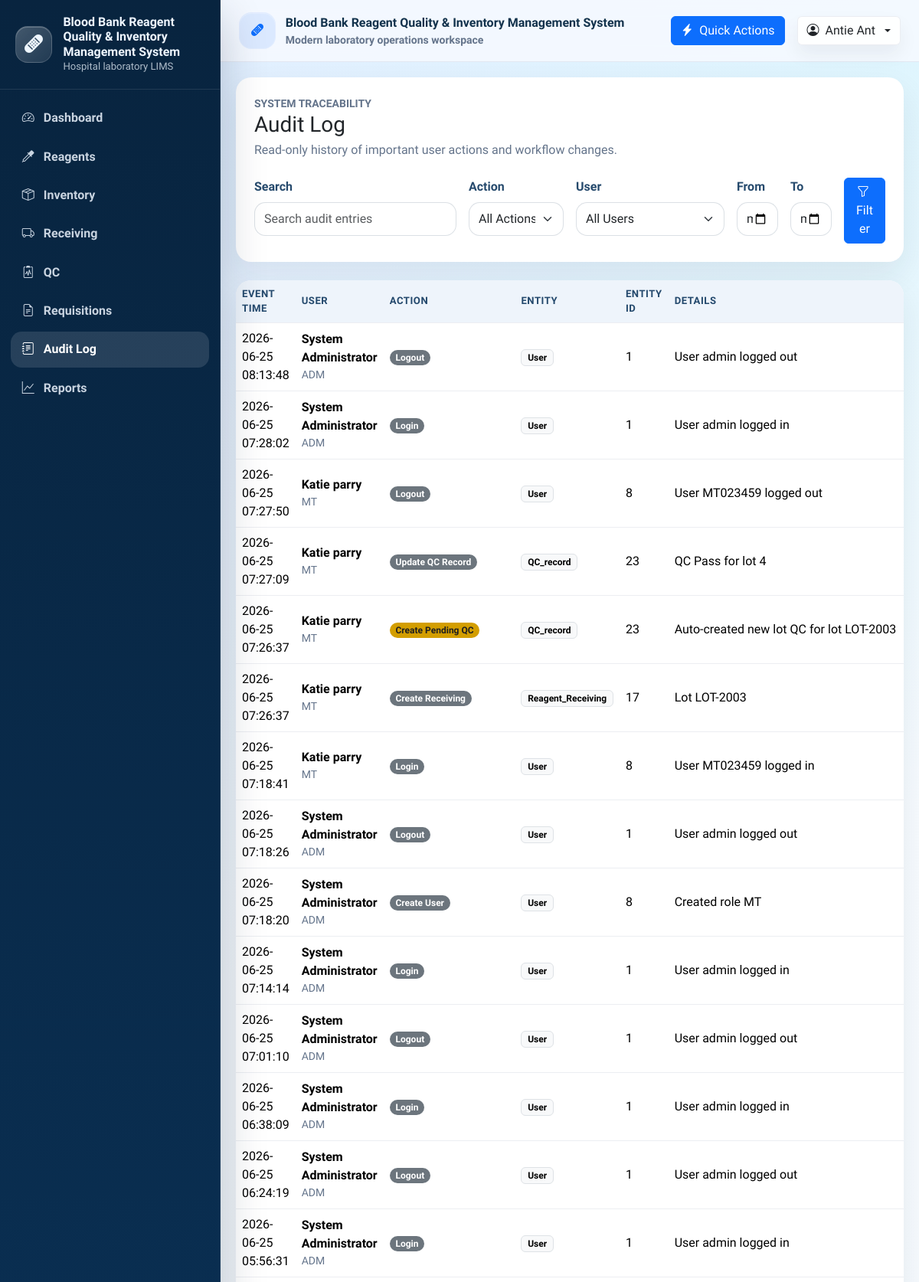
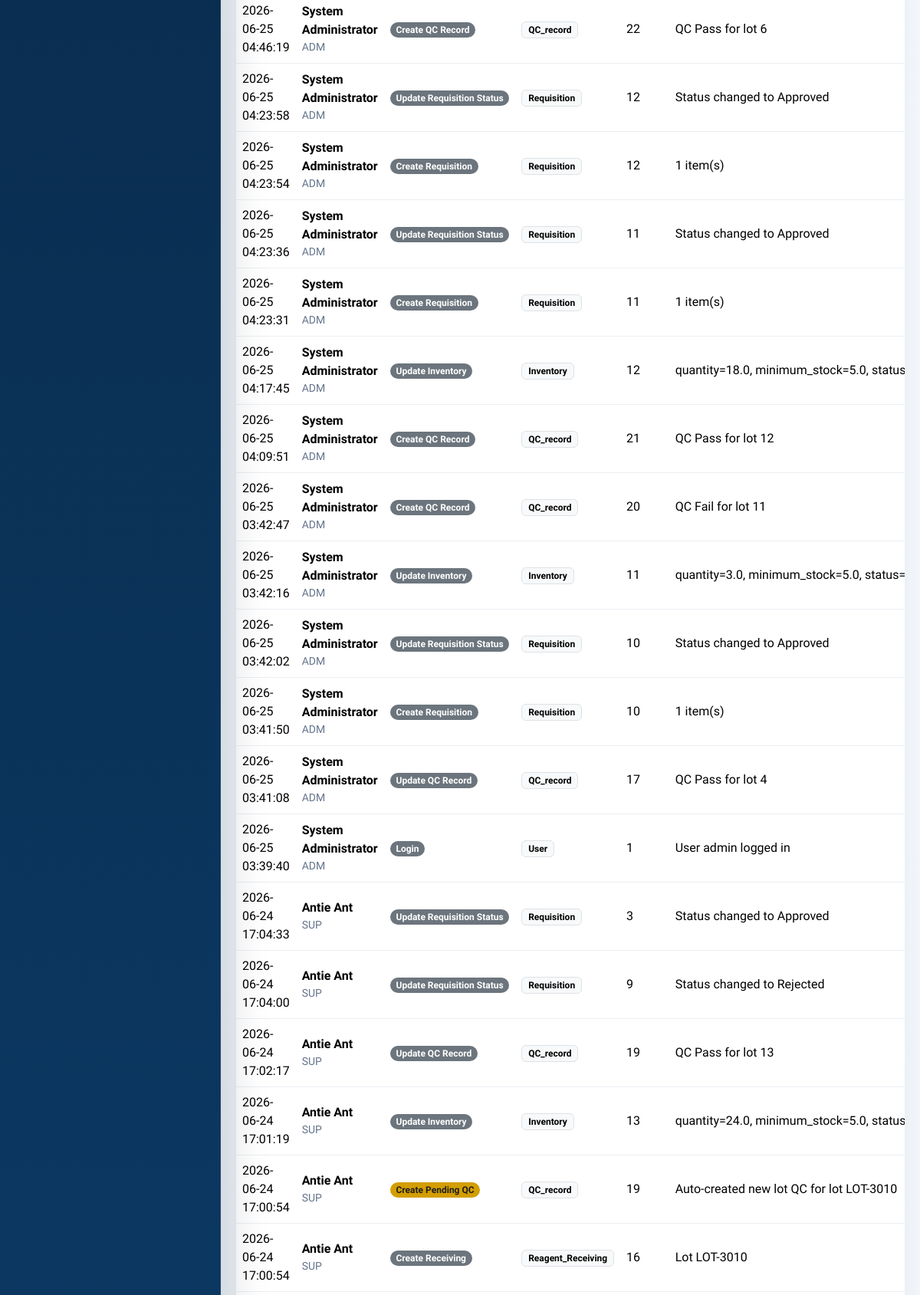
Screenshot of /audit-log (signed in, upper part) with the database file from the repository (2 pictures, top to bottom).
### tables this page shows
CREATE TABLE User (
    user_id INTEGER PRIMARY KEY AUTOINCREMENT,
    username TEXT NOT NULL UNIQUE,
    password_hash TEXT NOT NULL,
    full_name TEXT NOT NULL,
    email TEXT UNIQUE,
    role TEXT NOT NULL DEFAULT 'staff',
    is_active INTEGER NOT NULL DEFAULT 1 CHECK (is_active IN (0, 1)),
    created_at TEXT NOT NULL DEFAULT CURRENT_TIMESTAMP,
    updated_at TEXT
);

CREATE TABLE Audit_Log (
    audit_log_id INTEGER PRIMARY KEY AUTOINCREMENT,
    event_time TEXT NOT NULL DEFAULT CURRENT_TIMESTAMP,
    user_id INTEGER,
    action TEXT NOT NULL,
    entity_type TEXT NOT NULL,
    entity_id TEXT,
    details TEXT,
    before_data TEXT,
    after_data TEXT,
    ip_address TEXT,
    created_at TEXT NOT NULL DEFAULT CURRENT_TIMESTAMP,
    FOREIGN KEY (user_id) REFERENCES User(user_id)
        ON UPDATE CASCADE
        ON DELETE SET NULL
);

### controller.py (the view)
    @app.route("/audit-log")
    @login_required
    @role_required("SUP", "ADM")
    def audit_log():
        return view.render_audit_log_list(
            audit_logs=model.list_audit_logs(
                search_term=request.args.get("q", "").strip(),
                action_filter=request.args.get("action", "").strip(),
                user_filter=request.args.get("user", "").strip(),
                date_from=request.args.get("from", "").strip(),
                date_to=request.args.get("to", "").strip(),
            ),
            search_term=request.args.get("q", "").strip(),
            selected_action=request.args.get("action", "").strip(),
            selected_user=request.args.get("user", "").strip(),
            selected_from=request.args.get("from", "").strip(),
            selected_to=request.args.get("to", "").strip(),
            action_choices=model.audit_log_action_choices(),
            user_choices=model.audit_log_user_choices(),
        )

### model.py (called while the page is built)
def get_db_connection():
    connection = sqlite3.connect(DATABASE_PATH)
    connection.row_factory = sqlite3.Row
    return connection

def get_logged_in_user(user_id):
    with get_db_connection() as connection:
        return connection.execute(
            "SELECT user_id, username, full_name, role FROM User WHERE user_id = ?",
            (user_id,),
        ).fetchone()

def normalize_role(role):
    value = (role or "MT").strip().upper()
    if value in {"MT", "SUP", "ADM"}:
        return value
    if value in {"STAFF", "ADMIN"}:
        return "ADM" if value == "ADMIN" else "MT"
    return "MT"

def audit_log_action_choices():
    with get_db_connection() as connection:
        rows = connection.execute(
            """
            SELECT DISTINCT action
            FROM Audit_Log
            WHERE action IS NOT NULL AND TRIM(action) <> ''
            ORDER BY action ASC
            """
        ).fetchall()
    return [(row["action"], row["action"]) for row in rows]

def audit_log_user_choices():
    with get_db_connection() as connection:
        rows = connection.execute(
            """
            SELECT DISTINCT u.user_id, COALESCE(u.full_name, u.username) AS display_name, u.username
            FROM Audit_Log AS a
            LEFT JOIN User AS u ON u.user_id = a.user_id
            WHERE a.user_id IS NOT NULL
            ORDER BY display_name ASC, u.username ASC
            """
        ).fetchall()
    return [(row["user_id"], f"{row['display_name']} ({row['username']})") for row in rows]

### view.py (called while the page is built)
def render_audit_log_list(**context):
    return render_template("audit_log/list.html", **context)

### templates/audit_log/list.html (shortened to what this page needs)
{% extends "base.html" %}
{% import "_macros.html" as ui %}
{% block content %}
<div class="row">
  <div class="col-12">
    <div class="card border-0 mb-4">
      <div class="card-body p-4">
        <div class="d-flex flex-column flex-lg-row justify-content-between align-items-lg-center gap-3">
          <div>
            <div class="small text-uppercase text-muted fw-semibold">System traceability</div>
            <h1 class="h3 mb-1">Audit Log</h1>
            <p class="text-muted mb-0">Read-only history of important user actions and workflow changes.</p>
          </div>
        </div>
        <form class="row g-3 mt-2" method="get">
          <div class="col-12 col-lg-4">
            <label class="form-label fw-semibold" for="q">Search</label>
            <input class="form-control" type="search" name="q" id="q" value="{{ search_term }}" placeholder="Search audit entries">
          </div>
          <div class="col-12 col-md-6 col-lg-2">
            <label class="form-label fw-semibold" for="action">Action</label>
            <select class="form-select" name="action" id="action">
              <option value="">All Actions</option>
            </select>
          </div>
          <div class="col-12 col-md-6 col-lg-3">
            <label class="form-label fw-semibold" for="user">User</label>
            <select class="form-select" name="user" id="user">
              <option value="">All Users</option>
            </select>
          </div>
          <div class="col-6 col-md-3 col-lg-1">
            <label class="form-label fw-semibold" for="from">From</label>
            <input class="form-control" type="date" name="from" id="from" value="{{ selected_from }}">
          </div>
          <div class="col-6 col-md-3 col-lg-1">
            <label class="form-label fw-semibold" for="to">To</label>
            <input class="form-control" type="date" name="to" id="to" value="{{ selected_to }}">
          </div>
          <div class="col-12 col-lg-1 d-flex align-items-end">
            <button class="btn btn-primary w-100" type="submit"><i class="bi bi-funnel me-1"></i>Filter</button>
          </div>
        </form>
      </div>
    </div>
    <div class="card border-0">
      <div class="card-body p-0">
        <div class="table-responsive">
          <table id="auditLogTable" class="table table-hover align-middle mb-0">
            <thead class="table-light">
              <tr>
                <th>Event Time</th>
                <th>User</th>
                <th>Action</th>
                <th>Entity</th>
                <th>Entity ID</th>
                <th>Details</th>
              </tr>
            </thead>
            <tbody>
              {% for log in audit_logs %}
                <tr>
                  <td>{{ log.event_time }}</td>
                  <td>
                    <div class="fw-semibold">{{ log.user_name or log.user_username or 'System' }}</div>
                    <div class="small text-muted text-uppercase">{{ log.user_role or 'system' }}</div>
                  </td>
                  <td>{{ ui.status_badge(log.action) }}</td>
                  <td><span class="badge text-bg-light border">{{ log.entity_type }}</span></td>
                  <td>{{ log.entity_id or '-' }}</td>
                  <td class="text-truncate" style="max-width: 360px;">{{ log.details or '-' }}</td>
                </tr>
              {% else %}
                <tr>
                  <td colspan="7" class="text-center text-muted py-4">No audit entries found.</td>
                </tr>
              {% endfor %}
            </tbody>
          </table>
        </div>
      </div>
    </div>
  </div>
</div>
{% endblock %}

### templates/base.html (shortened to what this page needs)
<!doctype html>
<html lang="en">
<head>
  <link href="https://cdn.jsdelivr.net/npm/bootstrap@5.3.3/dist/css/bootstrap.min.css" rel="stylesheet">
  <link href="https://cdn.jsdelivr.net/npm/bootstrap-icons@1.11.3/font/bootstrap-icons.min.css" rel="stylesheet">
  <link href="https://cdn.datatables.net/1.13.8/css/dataTables.bootstrap5.min.css" rel="stylesheet">
  <link href="https://cdn.datatables.net/buttons/2.4.2/css/buttons.bootstrap5.min.css" rel="stylesheet">
  <link href="{{ url_for('static', filename='css/app.css') }}" rel="stylesheet">
</head>
<body class="app-shell">
  {% include "navbar.html" %}
  <div class="app-main">
    <header class="topbar">
      <div class="topbar-inner container-fluid py-3 px-3 px-lg-4 d-flex align-items-center justify-content-between gap-3">
        <div class="d-flex align-items-center gap-3 min-w-0">
          <div class="topbar-title min-w-0">
            <div class="brand-mark bg-soft-primary">
              <i class="bi bi-bandaid-fill"></i>
            </div>
            <div class="min-w-0">
              <div class="text-truncate">Blood Bank Reagent Quality & Inventory Management System</div>
              <div class="small text-muted">Modern laboratory operations workspace</div>
            </div>
          </div>
        </div>
        <div class="d-flex align-items-center gap-2 gap-lg-3">
          {% if g.user %}
            <button class="btn btn-primary d-none d-md-inline-flex align-items-center gap-2" data-bs-toggle="modal" data-bs-target="#quickActionsModal">
              <i class="bi bi-lightning-charge-fill"></i>
              Quick Actions
            </button>
            <div class="dropdown">
              <button class="btn user-chip dropdown-toggle d-flex align-items-center gap-2" data-bs-toggle="dropdown" aria-expanded="false">
                <i class="bi bi-person-circle"></i>
                <span class="d-none d-md-inline">{{ g.user.full_name or g.user.username }}</span>
              </button>
            </div>
          {% else %}
            <a class="btn btn-outline-primary" href="{{ url_for('login') }}">
              <i class="bi bi-box-arrow-in-right me-1"></i>Login
            </a>
          {% endif %}
        </div>
      </div>
    </header>
    <main class="content">
      {% block content %}{% endblock %}
    </main>
  </div>
  <div class="toast-container position-fixed top-0 end-0 p-3">
  </div>
</body>
</html>

### templates/_macros.html (shortened to what this page needs)
{% macro status_badge(text) -%}
{% set value = (text or "")|trim|lower %}
{% if not value %}
  {% set badge = "status-neutral" %}
{% elif "pass" in value or "active" in value or "available" in value or "approved" in value or "completed" in value or "fulfilled" in value or "success" in value %}
  {% set badge = "status-success" %}
{% elif "pending" in value or "near expiry" in value or "draft" in value or "submitted" in value or "warning" in value %}
  {% set badge = "status-warning" %}
{% elif "low stock" in value or value == "low" or "near" in value or "expiring" in value %}
  {% set badge = "status-low" %}
{% elif "fail" in value or "expired" in value or "rejected" in value or "inactive" in value %}
  {% set badge = "status-danger" %}
{% else %}
  {% set badge = "status-neutral" %}
{% endif %}
<span class="badge rounded-pill {{ badge }}">{{ text }}</span>
{%- endmacro %}

### static/css/app.css (style rules this page uses)
:root { --app-sidebar-width: 18rem; --app-bg: #f4f8fc; --app-surface: rgba(255, 255, 255, 0.92); --app-border: rgba(148, 163, 184, 0.18); --app-primary: #0d6efd; --app-primary-deep: #0b4fb3; --app-muted: #64748b; --app-success: #198754; --app-warning: #f0ad4e; --app-danger: #dc3545; --app-low: #fd7e14; --app-neutral: #6c757d; }
html, body { min-height: 100%; }
body { background: radial-gradient(circle at top left, rgba(13, 110, 253, 0.10), transparent 30%), radial-gradient(circle at top right, rgba(13, 202, 240, 0.10), transparent 24%), linear-gradient(180deg, #f7fbff 0%, var(--app-bg) 100%); color: #18324b; font-family: "Source Sans 3", "Segoe UI", "Helvetica Neue", sans-serif; }
.app-shell { min-height: 100vh; }
.brand-mark { width: 3rem; height: 3rem; border-radius: 1rem; display: grid; place-items: center; background: linear-gradient(135deg, rgba(255, 255, 255, 0.24), rgba(255, 255, 255, 0.10)); border: 1px solid rgba(255, 255, 255, 0.14); box-shadow: inset 0 1px 0 rgba(255, 255, 255, 0.24); flex: 0 0 auto; }
.app-main { min-height: 100vh; }
@media (min-width: 992px) { .app-main { margin-left: var(--app-sidebar-width); } }
.topbar { position: sticky; top: 0; z-index: 1020; backdrop-filter: blur(14px); background: rgba(247, 250, 255, 0.84); border-bottom: 1px solid var(--app-border); }
.topbar-inner { min-height: 4.75rem; }
.topbar-title { display: flex; align-items: center; gap: 0.8rem; font-weight: 800; color: #12324c; }
.topbar-badge, .user-chip { border: 1px solid var(--app-border); background: rgba(255, 255, 255, 0.86); box-shadow: 0 12px 24px rgba(16, 24, 40, 0.06); }
.content { padding: 1.25rem; }
.card, .table, .modal-content, .offcanvas { border-color: var(--app-border); }
.card { box-shadow: 0 18px 40px rgba(20, 32, 52, 0.08); border-radius: 1.25rem; overflow: hidden; }
.bg-soft-primary { background: rgba(13, 110, 253, 0.10); color: var(--app-primary); }
.status-warning { background: #d39e00; color: #1f1f1f; }
.status-neutral { background: var(--app-neutral); }
.table { margin-bottom: 0; }
.table thead th { background: #eef4fb; color: #24496d; font-size: 0.82rem; text-transform: uppercase; letter-spacing: 0.04em; border-bottom: 1px solid rgba(148, 163, 184, 0.18); }
.table td, .table th { vertical-align: middle; }
.form-label { color: #264a6d; }
.form-control, .form-select { border-radius: 0.9rem; border-color: rgba(117, 134, 154, 0.26); min-height: 2.75rem; }
.breadcrumb, .text-muted { color: var(--app-muted) !important; }
.toast-container { z-index: 1090; }

### rows the page displays
User: user "Antie Ant"
Audit_Log: event_time "2026-06-25 08:13:48", full_name "System Administrator", role "ADM", action "Logout", entity_type "User", entity "1", details "User admin logged out"
Audit_Log: event_time "2026-06-25 07:28:02", full_name "System Administrator", role "ADM", action "Login", entity_type "User", entity "1", details "User admin logged in"
Audit_Log: event_time "2026-06-25 07:27:50", full_name "Katie parry", role "MT", action "Logout", entity_type "User", entity "8", details "User MT023459 logged out"
Audit_Log: event_time "2026-06-25 07:27:09", full_name "Katie parry", role "MT", action "Update QC Record", entity_type "QC_record", entity "23", details "QC Pass for lot 4"
Audit_Log: event_time "2026-06-25 07:26:37", full_name "Katie parry", role "MT", action "Create Pending QC", entity_type "QC_record", entity "23", details "Auto-created new lot QC for lot LOT-2003"
Audit_Log: event_time "2026-06-25 07:26:37", full_name "Katie parry", role "MT", action "Create Receiving", entity_type "Reagent_Receiving", entity "17", details "Lot LOT-2003"
Audit_Log: event_time "2026-06-25 07:18:41", full_name "Katie parry", role "MT", action "Login", entity_type "User", entity "8", details "User MT023459 logged in"
Audit_Log: event_time "2026-06-25 07:18:26", full_name "System Administrator", role "ADM", action "Logout", entity_type "User", entity "1", details "User admin logged out"
Audit_Log: event_time "2026-06-25 07:18:20", full_name "System Administrator", role "ADM", action "Create User", entity_type "User", entity "8", details "Created role MT"
Audit_Log: event_time "2026-06-25 07:14:14", full_name "System Administrator", role "ADM", action "Login", entity_type "User", entity "1", details "User admin logged in"
Audit_Log: event_time "2026-06-25 07:01:10", full_name "System Administrator", role "ADM", action "Logout", entity_type "User", entity "1", details "User admin logged out"
Audit_Log: event_time "2026-06-25 06:38:09", full_name "System Administrator", role "ADM", action "Login", entity_type "User", entity "1", details "User admin logged in"
Audit_Log: event_time "2026-06-25 06:24:19", full_name "System Administrator", role "ADM", action "Logout", entity_type "User", entity "1", details "User admin logged out"
Audit_Log: event_time "2026-06-25 05:56:31", full_name "System Administrator", role "ADM", action "Login", entity_type "User", entity "1", details "User admin logged in"
Audit_Log: event_time "2026-06-25 04:46:19", full_name "System Administrator", role "ADM", action "Create QC Record", entity_type "QC_record", entity "22", details "QC Pass for lot 6"
Audit_Log: event_time "2026-06-25 04:23:58", full_name "System Administrator", role "ADM", action "Update Requisition Status", entity_type "Requisition", entity "12", details "Status changed to Approved"
Audit_Log: event_time "2026-06-25 04:23:54", full_name "System Administrator", role "ADM", action "Create Requisition", entity_type "Requisition", entity "12", details "1 item(s)"
Audit_Log: event_time "2026-06-25 04:23:36", full_name "System Administrator", role "ADM", action "Update Requisition Status", entity_type "Requisition", entity "11", details "Status changed to Approved"
Audit_Log: event_time "2026-06-25 04:23:31", full_name "System Administrator", role "ADM", action "Create Requisition", entity_type "Requisition", entity "11", details "1 item(s)"
Audit_Log: event_time "2026-06-25 04:17:45", full_name "System Administrator", role "ADM", action "Update Inventory", entity_type "Inventory", entity "12", details "quantity=18.0, minimum_stock=5.0, status=Av…"
Audit_Log: event_time "2026-06-25 04:09:51", full_name "System Administrator", role "ADM", action "Create QC Record", entity_type "QC_record", entity "21", details "QC Pass for lot 12"
Audit_Log: event_time "2026-06-25 03:42:47", full_name "System Administrator", role "ADM", action "Create QC Record", entity_type "QC_record", entity "20", details "QC Fail for lot 11"
Audit_Log: event_time "2026-06-25 03:42:16", full_name "System Administrator", role "ADM", action "Update Inventory", entity_type "Inventory", entity "11", details "quantity=3.0, minimum_stock=5.0, status=Avai…"
Audit_Log: event_time "2026-06-25 03:42:02", full_name "System Administrator", role "ADM", action "Update Requisition Status", entity_type "Requisition", entity "10", details "Status changed to Approved"
Audit_Log: event_time "2026-06-25 03:41:50", full_name "System Administrator", role "ADM", action "Create Requisition", entity_type "Requisition", entity "10", details "1 item(s)"
Audit_Log: event_time "2026-06-25 03:41:08", full_name "System Administrator", role "ADM", action "Update QC Record", entity_type "QC_record", entity "17", details "QC Pass for lot 4"
Audit_Log: event_time "2026-06-25 03:39:40", full_name "System Administrator", role "ADM", action "Login", entity_type "User", entity "1", details "User admin logged in"
Audit_Log: event_time "2026-06-24 17:04:33", full_name "Antie Ant", role "SUP", action "Update Requisition Status", entity_type "Requisition", entity "3", details "Status changed to Approved"
Audit_Log: event_time "2026-06-24 17:04:00", full_name "Antie Ant", role "SUP", action "Update Requisition Status", entity_type "Requisition", entity "9", details "Status changed to Rejected"
Audit_Log: event_time "2026-06-24 17:02:17", full_name "Antie Ant", role "SUP", action "Update QC Record", entity_type "QC_record", entity "19", details "QC Pass for lot 13"
Audit_Log: event_time "2026-06-24 17:01:19", full_name "Antie Ant", role "SUP", action "Update Inventory", entity_type "Inventory", entity "13", details "quantity=24.0, minimum_stock=5.0, status=Pe…"
Audit_Log: event_time "2026-06-24 17:00:54", full_name "Antie Ant", role "SUP", action "Create Pending QC", entity_type "QC_record", entity "19", details "Auto-created new lot QC for lot LOT-3010"
Audit_Log: event_time "2026-06-24 17:00:54", full_name "Antie Ant", role "SUP", action "Create Receiving", entity_type "Reagent_Receiving", entity "16", details "Lot LOT-3010"

### other values shown
{{ label }} "Reagents" "Inventory" "Receiving" "QC" "Requisitions" "Audit Log" "Reports"
